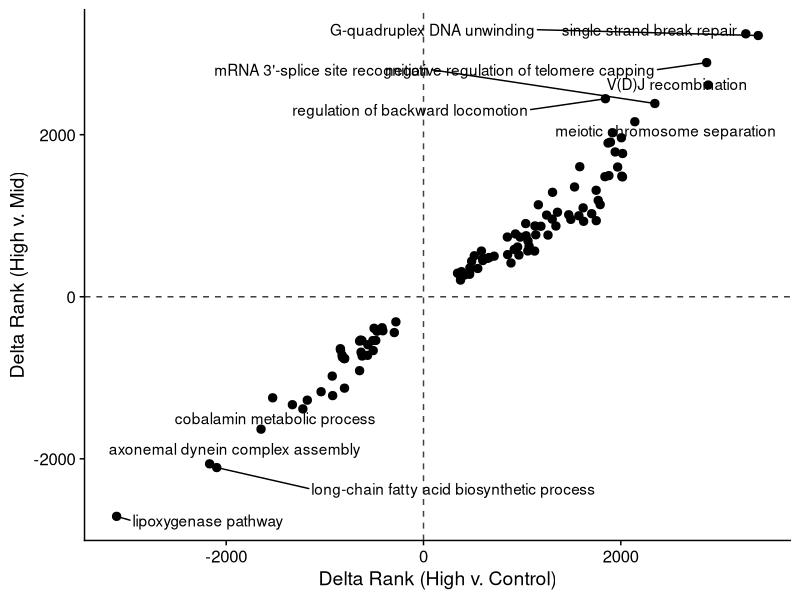
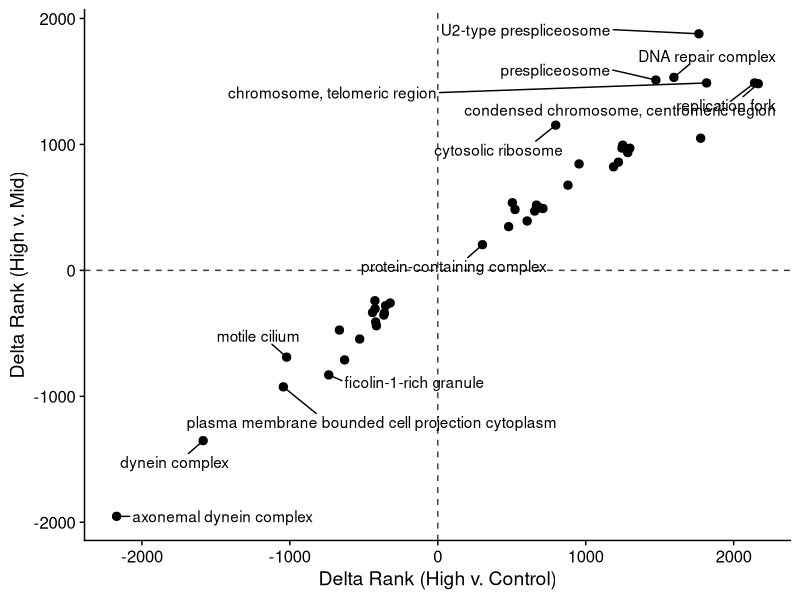
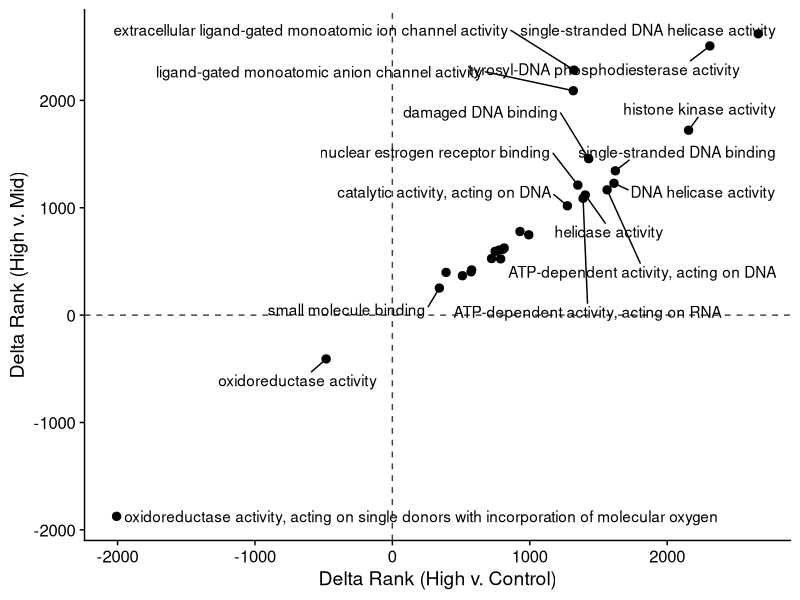
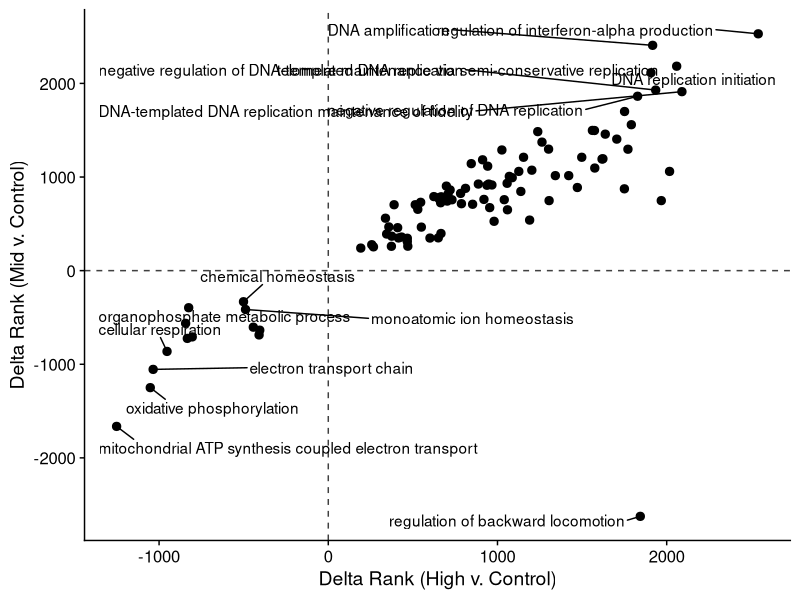
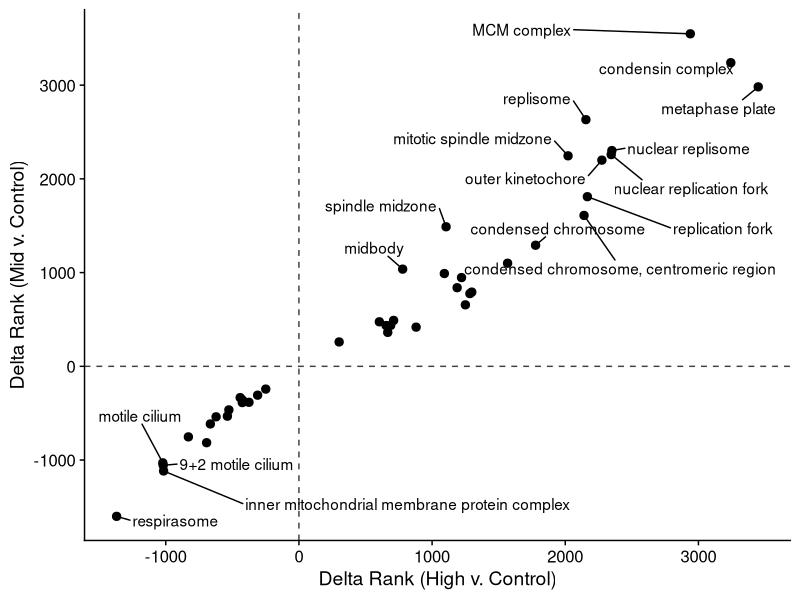
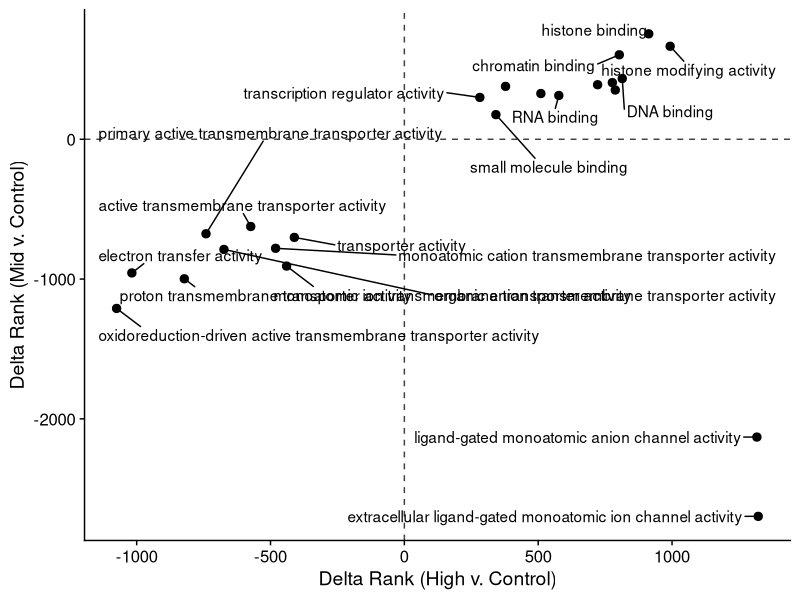
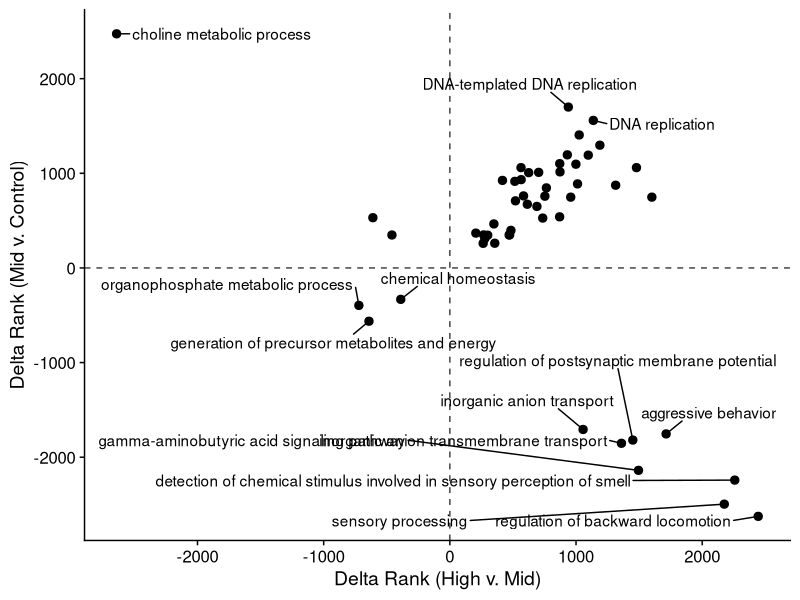
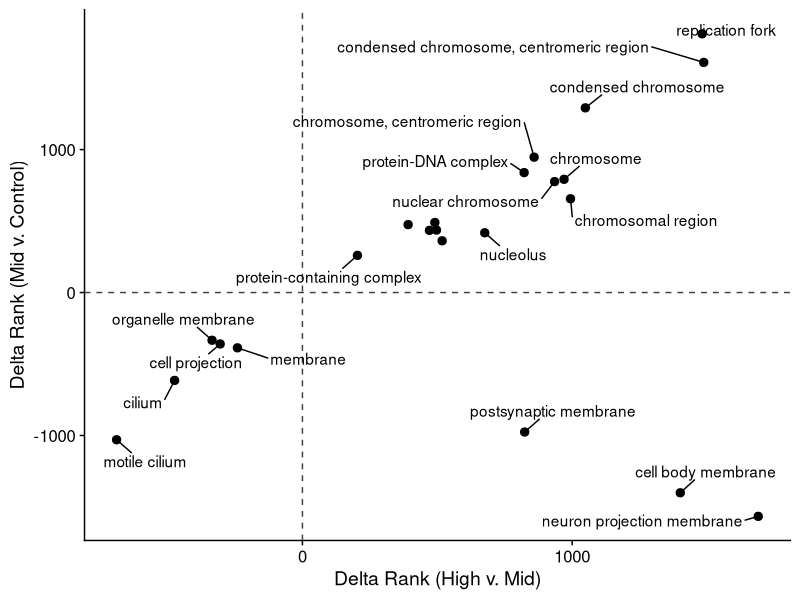

Write the R code that produced these figures, in order.
## ---- chunk 1
knitr::opts_chunk$set(echo = TRUE)

library(tidyverse)
library(ggrepel)
library(cowplot)
library(kableExtra)
## ---- chunk 2
bp_hvc=read.table("GO_MWU/MWU_BP_DE_High_v_Control_LFC.csv",header=T)
bp_hvm=read.table("GO_MWU/MWU_BP_DE_High_v_Mid_LFC.csv",header=T)
## ---- chunk 3
bp_good <- intersect(bp_hvc$term, bp_hvm$term)

# Filter sets
bp_hvc_filt <- bp_hvc[bp_hvc$term %in% bp_good,]
bp_hvm_filt <- bp_hvm[bp_hvm$term %in% bp_good,]
## ---- chunk 4
ress <- merge(bp_hvc_filt, bp_hvm_filt, by = "term")
## ---- chunk 5
ress_filt <- ress %>%
  dplyr::filter(p.adj.x < 0.01) %>%
  dplyr::filter(p.adj.y < 0.01) %>%
  dplyr::filter(!grepl("obsolete", name.x))
## ---- chunk 6
bp_plot <- ggplot(ress_filt, aes(delta.rank.x, delta.rank.y, label = name.y)) +
  geom_point(size = 2.5, show.legend = F) +
  geom_text_repel(data = ress_filt, aes(), segment.alpha = 1, box.padding = 0.7, direction = "both", max.overlaps = 15) +
  scale_size("size") +
  labs(x = "Delta Rank (High v. Control)", y = "Delta Rank (High v. Mid)") +
  geom_vline(xintercept = 0, linetype = 2, alpha = 0.75) +
  geom_hline(yintercept = 0, linetype = 2, alpha = 0.75) +
  theme_cowplot(); bp_plot
## ---- chunk 7
cc_hvc=read.table("GO_MWU/MWU_CC_DE_High_v_Control_LFC.csv",header=T)
cc_hvm=read.table("GO_MWU/MWU_CC_DE_High_v_Mid_LFC.csv",header=T)
## ---- chunk 8
cc_good <- intersect(cc_hvc$term, cc_hvm$term)

# Filter sets
cc_hvc_filt <- cc_hvc[cc_hvc$term %in% cc_good,]
cc_hvm_filt <- cc_hvm[cc_hvm$term %in% cc_good,]
## ---- chunk 9
ress <- merge(cc_hvc_filt, cc_hvm_filt, by = "term")
## ---- chunk 10
ress_filt <- ress %>%
  dplyr::filter(p.adj.x < 0.01) %>%
  dplyr::filter(p.adj.y < 0.01) %>%
  dplyr::filter(!grepl("obsolete", name.x))
## ---- chunk 11
cc_plot <- ggplot(ress_filt, aes(delta.rank.x, delta.rank.y, label = name.y)) +
  geom_point(size = 2.5, show.legend = F) +
  geom_text_repel(data = ress_filt, aes(), segment.alpha = 1, box.padding = 0.7, direction = "both", max.overlaps = 10) +
  scale_size("size") +
  labs(x = "Delta Rank (High v. Control)", y = "Delta Rank (High v. Mid)") +
  geom_vline(xintercept = 0, linetype = 2, alpha = 0.75) +
  geom_hline(yintercept = 0, linetype = 2, alpha = 0.75) +
  theme_cowplot(); cc_plot
## ---- chunk 12
mf_hvc=read.table("GO_MWU/MWU_MF_DE_High_v_Control_LFC.csv",header=T)
mf_hvm=read.table("GO_MWU/MWU_MF_DE_High_v_Mid_LFC.csv",header=T)
## ---- chunk 13
mf_good <- intersect(mf_hvc$term, mf_hvm$term)

# Filter sets
mf_hvc_filt <- mf_hvc[mf_hvc$term %in% mf_good,]
mf_hvm_filt <- mf_hvm[mf_hvm$term %in% mf_good,]
## ---- chunk 14
ress <- merge(mf_hvc_filt, mf_hvm_filt, by = "term")
## ---- chunk 15
ress_filt <- ress %>%
  dplyr::filter(p.adj.x < 0.01) %>%
  dplyr::filter(p.adj.y < 0.01) %>%
  dplyr::filter(!grepl("obsolete", name.x))
## ---- chunk 16
mf_plot <- ggplot(ress_filt, aes(delta.rank.x, delta.rank.y, label = name.y)) +
  geom_point(size = 2.5, show.legend = F) +
  geom_text_repel(data = ress_filt, aes(), segment.alpha = 1, box.padding = 0.7, direction = "both", max.overlaps = 15) +
  scale_size("size") +
  labs(x = "Delta Rank (High v. Control)", y = "Delta Rank (High v. Mid)") +
  geom_vline(xintercept = 0, linetype = 2, alpha = 0.75) +
  geom_hline(yintercept = 0, linetype = 2, alpha = 0.75) +
  theme_cowplot(); mf_plot
## ---- chunk 17
plot <- plot_grid(bp_plot, mf_plot, labels = c('A', 'B'))

ggsave("../output/GO_MWU/HighvControl_HighvMid_DeltaRank.pdf", plot = last_plot(), width = 40, height = 20, units = "cm")
ggsave("../output/GO_MWU/HighvControl_HighvMid_DeltaRank.png", plot = last_plot(), width = 40, height = 20, units = "cm")
## ---- chunk 18
bp_hvc=read.table("GO_MWU/MWU_BP_DE_High_v_Control_LFC.csv",header=T)
bp_mvc=read.table("GO_MWU/MWU_BP_DE_Mid_v_Control_LFC.csv",header=T)
## ---- chunk 19
bp_good <- intersect(bp_hvc$term, bp_mvc$term)

# Filter sets
bp_hvc_filt <- bp_hvc[bp_hvc$term %in% bp_good,]
bp_mvc_filt <- bp_mvc[bp_mvc$term %in% bp_good,]
## ---- chunk 20
ress <- merge(bp_hvc_filt, bp_mvc_filt, by = "term")
## ---- chunk 21
ress_filt <- ress %>%
  dplyr::filter(p.adj.x < 0.01) %>%
  dplyr::filter(p.adj.y < 0.01) %>%
  dplyr::filter(!grepl("obsolete", name.x))
## ---- chunk 22
bp_plot <- ggplot(ress_filt, aes(delta.rank.x, delta.rank.y, label = name.y)) +
  geom_point(size = 2.5, show.legend = F) +
  geom_text_repel(data = ress_filt, aes(), segment.alpha = 1, box.padding = 0.7, direction = "both", max.overlaps = 15) +
  scale_size("size") +
  labs(x = "Delta Rank (High v. Control)", y = "Delta Rank (Mid v. Control)") +
  geom_vline(xintercept = 0, linetype = 2, alpha = 0.75) +
  geom_hline(yintercept = 0, linetype = 2, alpha = 0.75) +
  theme_cowplot(); bp_plot
## ---- chunk 23
cc_hvc=read.table("GO_MWU/MWU_CC_DE_High_v_Control_LFC.csv",header=T)
cc_mvc=read.table("GO_MWU/MWU_CC_DE_Mid_v_Control_LFC.csv",header=T)
## ---- chunk 24
cc_good <- intersect(cc_hvc$term, cc_mvc$term)

# Filter sets
cc_hvc_filt <- cc_hvc[cc_hvc$term %in% cc_good,]
cc_mvc_filt <- cc_mvc[cc_mvc$term %in% cc_good,]
## ---- chunk 25
ress <- merge(cc_hvc_filt, cc_mvc_filt, by = "term")
## ---- chunk 26
ress_filt <- ress %>%
  dplyr::filter(p.adj.x < 0.01) %>%
  dplyr::filter(p.adj.y < 0.01) %>%
  dplyr::filter(!grepl("obsolete", name.x))
## ---- chunk 27
cc_plot <- ggplot(ress_filt, aes(delta.rank.x, delta.rank.y, label = name.y)) +
  geom_point(size = 2.5, show.legend = F) +
  geom_text_repel(data = ress_filt, aes(), segment.alpha = 1, box.padding = 0.7, direction = "both", max.overlaps = 11) +
  scale_size("size") +
  labs(x = "Delta Rank (High v. Control)", y = "Delta Rank (Mid v. Control)") +
  geom_vline(xintercept = 0, linetype = 2, alpha = 0.75) +
  geom_hline(yintercept = 0, linetype = 2, alpha = 0.75) +
  theme_cowplot(); cc_plot
## ---- chunk 28
mf_hvc=read.table("GO_MWU/MWU_MF_DE_High_v_Control_LFC.csv",header=T)
mf_mvc=read.table("GO_MWU/MWU_MF_DE_Mid_v_Control_LFC.csv",header=T)
## ---- chunk 29
mf_good <- intersect(mf_hvc$term, mf_mvc$term)

# Filter sets
mf_hvc_filt <- mf_hvc[mf_hvc$term %in% mf_good,]
mf_mvc_filt <- mf_mvc[mf_mvc$term %in% mf_good,]
## ---- chunk 30
ress <- merge(mf_hvc_filt, mf_mvc_filt, by = "term")
## ---- chunk 31
ress_filt <- ress %>%
  dplyr::filter(p.adj.x < 0.01) %>%
  dplyr::filter(p.adj.y < 0.01) %>%
  dplyr::filter(!grepl("obsolete", name.x))
## ---- chunk 32
mf_plot <- ggplot(ress_filt, aes(delta.rank.x, delta.rank.y, label = name.y)) +
  geom_point(size = 2.5, show.legend = F) +
  geom_text_repel(data = ress_filt, aes(), segment.alpha = 1, box.padding = 0.7, direction = "both", max.overlaps = 15) +
  scale_size("size") +
  labs(x = "Delta Rank (High v. Control)", y = "Delta Rank (Mid v. Control)") +
  geom_vline(xintercept = 0, linetype = 2, alpha = 0.75) +
  geom_hline(yintercept = 0, linetype = 2, alpha = 0.75) +
  theme_cowplot(); mf_plot
## ---- chunk 33
plot <- plot_grid(bp_plot, mf_plot, labels = c('A', 'B'))

ggsave("../output/GO_MWU/HighvControl_MidvControl_DeltaRank.pdf", plot = last_plot(), width = 40, height = 20, units = "cm")
ggsave("../output/GO_MWU/HighvControl_MidvControl_DeltaRank.png", plot = last_plot(), width = 40, height = 20, units = "cm")
## ---- chunk 34
bp_hvm=read.table("GO_MWU/MWU_BP_DE_High_v_Mid_LFC.csv",header=T)
bp_mvc=read.table("GO_MWU/MWU_BP_DE_Mid_v_Control_LFC.csv",header=T)
## ---- chunk 35
bp_good <- intersect(bp_hvm$term, bp_mvc$term)

# Filter sets
bp_hvm_filt <- bp_hvm[bp_hvm$term %in% bp_good,]
bp_mvc_filt <- bp_mvc[bp_mvc$term %in% bp_good,]
## ---- chunk 36
ress <- merge(bp_hvm_filt, bp_mvc_filt, by = "term")
## ---- chunk 37
ress_filt <- ress %>%
  dplyr::filter(p.adj.x < 0.01) %>%
  dplyr::filter(p.adj.y < 0.01) %>%
  dplyr::filter(!grepl("obsolete", name.x))
## ---- chunk 38
bp_plot <- ggplot(ress_filt, aes(delta.rank.x, delta.rank.y, label = name.y)) +
  geom_point(size = 2.5, show.legend = F) +
  geom_text_repel(data = ress_filt, aes(), segment.alpha = 1, box.padding = 0.7, direction = "both", max.overlaps = 15) +
  scale_size("size") +
  labs(x = "Delta Rank (High v. Mid)", y = "Delta Rank (Mid v. Control)") +
  geom_vline(xintercept = 0, linetype = 2, alpha = 0.75) +
  geom_hline(yintercept = 0, linetype = 2, alpha = 0.75) +
  theme_cowplot(); bp_plot
## ---- chunk 39
cc_hvm=read.table("GO_MWU/MWU_CC_DE_High_v_Mid_LFC.csv",header=T)
cc_mvc=read.table("GO_MWU/MWU_CC_DE_Mid_v_Control_LFC.csv",header=T)
## ---- chunk 40
cc_good <- intersect(cc_hvm$term, cc_mvc$term)

# Filter sets
cc_hvm_filt <- cc_hvm[cc_hvm$term %in% cc_good,]
cc_mvc_filt <- cc_mvc[cc_mvc$term %in% cc_good,]
## ---- chunk 41
ress <- merge(cc_hvm_filt, cc_mvc_filt, by = "term")
## ---- chunk 42
ress_filt <- ress %>%
  dplyr::filter(p.adj.x < 0.01) %>%
  dplyr::filter(p.adj.y < 0.01) %>%
  dplyr::filter(!grepl("obsolete", name.x))
## ---- chunk 43
cc_plot <- ggplot(ress_filt, aes(delta.rank.x, delta.rank.y, label = name.y)) +
  geom_point(size = 2.5, show.legend = F) +
  geom_text_repel(data = ress_filt, aes(), segment.alpha = 1, box.padding = 0.7, direction = "both", max.overlaps = 10) +
  scale_size("size") +
  labs(x = "Delta Rank (High v. Mid)", y = "Delta Rank (Mid v. Control)") +
  geom_vline(xintercept = 0, linetype = 2, alpha = 0.75) +
  geom_hline(yintercept = 0, linetype = 2, alpha = 0.75) +
  theme_cowplot(); cc_plot
## ---- chunk 44
mf_hvm=read.table("GO_MWU/MWU_MF_DE_High_v_Mid_LFC.csv",header=T)
mf_mvc=read.table("GO_MWU/MWU_MF_DE_Mid_v_Control_LFC.csv",header=T)
## ---- chunk 45
mf_good <- intersect(mf_hvm$term, mf_mvc$term)

# Filter sets
mf_hvm_filt <- mf_hvm[mf_hvm$term %in% mf_good,]
mf_mvc_filt <- mf_mvc[mf_mvc$term %in% mf_good,]
## ---- chunk 46
ress <- merge(mf_hvm_filt, mf_mvc_filt, by = "term")
## ---- chunk 47
ress_filt <- ress %>%
  dplyr::filter(p.adj.x < 0.01) %>%
  dplyr::filter(p.adj.y < 0.01) %>%
  dplyr::filter(!grepl("obsolete", name.x))
## ---- chunk 48
mf_plot <- ggplot(ress_filt, aes(delta.rank.x, delta.rank.y, label = name.y)) +
  geom_point(size = 2.5, show.legend = F) +
  geom_text_repel(data = ress_filt, aes(), segment.alpha = 1, box.padding = 0.7, direction = "both", max.overlaps = 15) +
  scale_size("size") +
  labs(x = "Delta Rank (High v. Mid)", y = "Delta Rank (Mid v. Control)") +
  geom_vline(xintercept = 0, linetype = 2, alpha = 0.75) +
  geom_hline(yintercept = 0, linetype = 2, alpha = 0.75) +
  theme_cowplot(); mf_plot
## ---- chunk 49
plot <- plot_grid(bp_plot, mf_plot, labels = c('A', 'B'))

ggsave("../output/GO_MWU/HighvMid_MidvControl_DeltaRank.pdf", plot = last_plot(), width = 40, height = 20, units = "cm")
ggsave("../output/GO_MWU/HighvMid_MidvControl_DeltaRank.png", plot = last_plot(), width = 40, height = 20, units = "cm")
## ---- chunk 50
comparisons_table <- data.frame(
  Comparisons = c("High v. Control", "High v. Mid", "Mid v. Control"),
  "BiologicalProcesses" = c(583, 366, 551),
  "MolecularFunctions" = c(117, 96, 104)
)

# Set column names 
colnames(comparisons_table) <- c("Comparisons", "Biological Processes", "Molecular Functions")

# Create a formatted table using kable
kbl(comparisons_table) %>%
  kable_styling(full_width = F, position = "left") %>%
  kable_classic(full_width = F, html_font = "Cambria") %>%
  column_spec(1, bold = T) %>%
  row_spec(0, bold = T) #%>%
  #save_kable("../output/GO_MWU/comparison_table.pdf")
